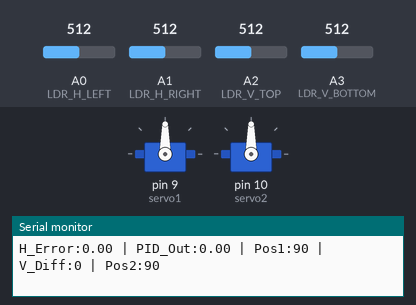
Bench run of a sketch on a simulated Arduino Uno, built with avr-gcc and run on an emulated ATmega328P. On the bench: 2 × servo, the last lines printed to the serial monitor. The test bench sets the inputs (shaded band); at power-on: A0 (LDR_H_LEFT) = 512, A2 (LDR_V_TOP) = 512, A1 (LDR_H_RIGHT) = 512, A3 (LDR_V_BOTTOM) = 512.

Above: at 1.2 s.
1.3 s: A0 (LDR_H_LEFT) set to 716
At 3.7 s:
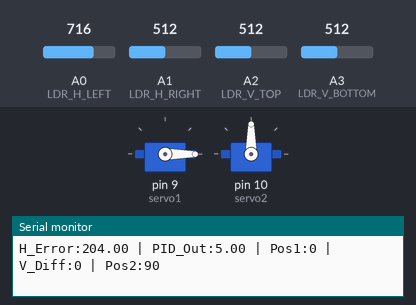
4.3 s: A2 (LDR_V_TOP) set to 544
7.3 s: A2 (LDR_V_TOP) set to 578
At 8.02 s:
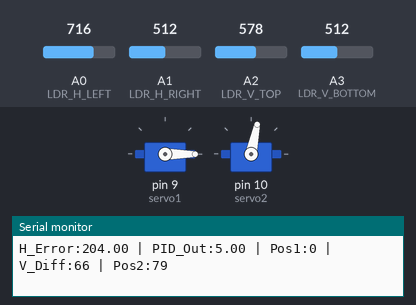
10.3 s: A1 (LDR_H_RIGHT) set to 702
At 13.14 s:
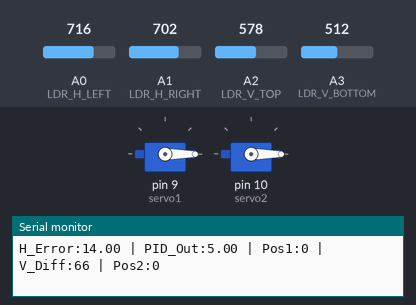
13.3 s: A1 (LDR_H_RIGHT) set to 721
At 14.27 s:
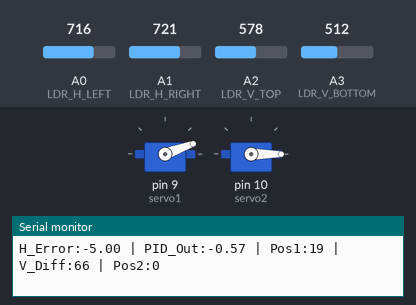
16.3 s: A3 (LDR_V_BOTTOM) set to 621
19.3 s: A3 (LDR_V_BOTTOM) set to 646
At 19.41 s:
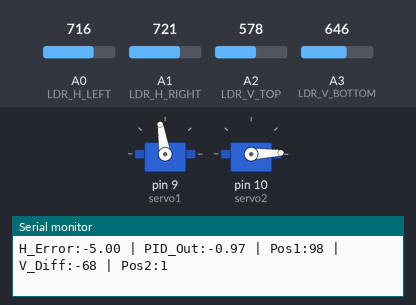
Timing chart, 0 to 24.8 s (numbered marks = the images above; inputs shaded):
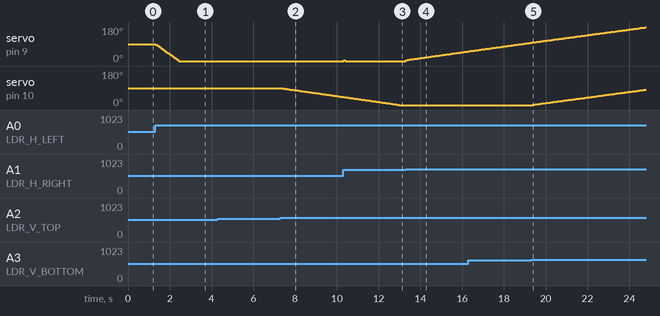

Measured:
- the behaviour switches between 562 and 563 on A2 (LDR_V_TOP) (found by bisection; images 1 and 2)
- the behaviour switches between 720 and 721 on A1 (LDR_H_RIGHT) (found by bisection; images 3 and 4)
- the behaviour switches between 628 and 629 on A3 (LDR_V_BOTTOM) (found by bisection; images 4 and 5)
- after the input at 1.3 s, servo on pin 9 (servo1): moves from 90° to 0° over 1.1 s, starting at once
- after the input at 7.3 s, servo on pin 10 (servo2): moves from 90° to 43° over 3.0 s, starting at once
- after the input at 10.3 s, servo on pin 9 (servo1): 0° → 5° at once, → 0° 0.06 s later
- after the input at 13.3 s, servo on pin 9 (servo1): moves from 0° to 51° over 3.0 s, starting at once
- after the input at 19.3 s, servo on pin 10 (servo2): moves from 0° to 81° over 5.4 s, starting at once

The sketch:

bodacious_fulffy1__1_.ino
```cpp
#include <Servo.h>

// Servo Objects
Servo servo1; // Horizontal (Yaw) connected to D9 (as per your schematic)
Servo servo2; // Vertical (Pitch) connected to D10 (as per your schematic)

// LDR Pin Definitions (Requires 4 LDRs wired to a cross-shaped divider)
const int LDR_H_LEFT   = A0;  // Horizontal LDR 1 (Left)
const int LDR_H_RIGHT  = A1;  // Horizontal LDR 2 (Right)
const int LDR_V_TOP    = A2;  // Vertical LDR 3 (Top)
const int LDR_V_BOTTOM = A3;  // Vertical LDR 4 (Bottom)

// --- PID Controller Constants (The core of the complexity) ---
// These values are for the Horizontal (Yaw) axis. Tuning is critical.
const float Kp = 0.5;   // Proportional Gain: Affects response to current error.
const float Ki = 0.001; // Integral Gain: Corrects for steady-state error (e.g., drift).
const float Kd = 5.0;   // Derivative Gain: Dampens oscillations and improves settling time.

const int SETPOINT = 0; // The target light difference (LDR1 - LDR2 = 0)

// --- PID Variables (Horizontal Axis) ---
float error_H = 0;
float lastError_H = 0;
float integral_H = 0;
float derivative_H = 0;
float output_H = 0;

// --- System & Control Variables ---
int servoPos1 = 90; // Initial Horizontal position (middle)
int servoPos2 = 90; // Initial Vertical position (middle)
const int MAX_SERVO_STEP = 5; // Limits max PID movement per loop for smoother action
const int V_THRESHOLD = 50;   // Simple threshold for the vertical axis (can also be PID-controlled if needed)
const int V_STEP = 1;         // Movement step for the simpler vertical control

void setup() {
  servo1.attach(9);
  servo2.attach(10);
  Serial.begin(9600);

  // Set initial servo positions
  servo1.write(servoPos1);
  servo2.write(servoPos2);

  Serial.println("Dual-Axis Light Tracker Initialized (Horizontal: PID, Vertical: Simple)");
}

void loop() {
  // --- 1. HORIZONTAL CONTROL (PID) ---
  int ldrH_Left_Val = analogRead(LDR_H_LEFT);
  int ldrH_Right_Val = analogRead(LDR_H_RIGHT);

  // 1. Calculate the Error (P)
  error_H = (float)ldrH_Left_Val - (float)ldrH_Right_Val;

  // 2. Calculate the Integral (I)
  integral_H += error_H;
  // Anti-windup: Prevents the integral term from growing too large when the servo is maxed out.
  integral_H = constrain(integral_H, -2000.0, 2000.0);

  // 3. Calculate the Derivative (D)
  derivative_H = error_H - lastError_H;

  // 4. Calculate the Final PID Output
  output_H = (Kp * error_H) + (Ki * integral_H) + (Kd * derivative_H);

  // 5. Apply Output to Servo Position
  // Limit the change to prevent sudden, jerky movements
  output_H = constrain(output_H, (float)-MAX_SERVO_STEP, (float)MAX_SERVO_STEP);
  // Subtract/Add output: A positive error (Left brighter) means move Right (decrease angle)
  servoPos1 -= (int)round(output_H);

  // Constrain and Write Horizontal Position
  servoPos1 = constrain(servoPos1, 0, 180);
  servo1.write(servoPos1);

  // Update last error for next loop
  lastError_H = error_H;


  // --- 2. VERTICAL CONTROL (Simple Differential) ---
  int ldrV_Top_Val = analogRead(LDR_V_TOP);
  int ldrV_Bottom_Val = analogRead(LDR_V_BOTTOM);

  // Calculate vertical difference
  int vDiff = ldrV_Top_Val - ldrV_Bottom_Val;

  if (abs(vDiff) > V_THRESHOLD) {
    if (vDiff > 0) { // Top is brighter, move servo up (angle decreases)
      servoPos2 -= V_STEP;
    } else { // Bottom is brighter, move servo down (angle increases)
      servoPos2 += V_STEP;
    }
  }

  // Constrain and Write Vertical Position
  servoPos2 = constrain(servoPos2, 0, 180);
  servo2.write(servoPos2);


  // --- Debugging ---
  Serial.print("H_Error:"); Serial.print(error_H);
  Serial.print(" | PID_Out:"); Serial.print(output_H);
  Serial.print(" | Pos1:"); Serial.print(servoPos1);
  Serial.print(" | V_Diff:"); Serial.print(vDiff);
  Serial.print(" | Pos2:"); Serial.println(servoPos2);

  delay(20); // Faster loop for better PID response
}
```
